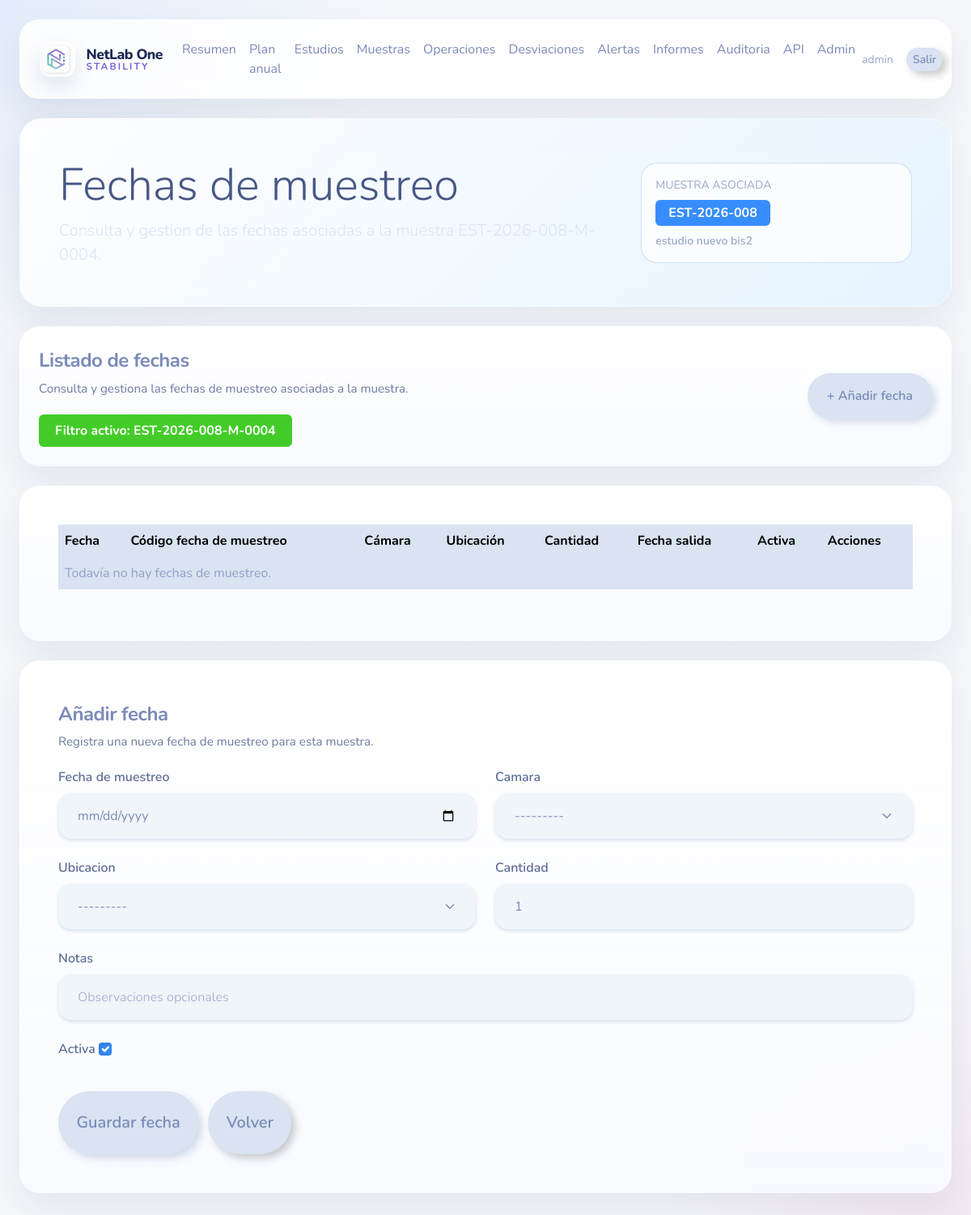
The app's page /app/samples/15/schedules/ (signed in) with its own data.
### users/models.py (models this page shows, shortened)
class User(AbstractUser):
    class UserType(models.TextChoices):
        INTERNAL = 'internal', 'Internal'
        CLIENT = 'client', 'Client'
    class LanguageCode(models.TextChoices):
        ESP = 'ESP', 'Espanol'
        ENG = 'ENG', 'Ingles'
        FRA = 'FRA', 'Frances'
        POR = 'POR', 'Portugues'
        ITA = 'ITA', 'Italiano'
    company_code = models.CharField(max_length=50, blank=True)
    contact_code = models.CharField(max_length=50, blank=True)
    address_code = models.CharField(max_length=50, blank=True)
    language_code = models.CharField(max_length=3, choices=LanguageCode.choices, default=LanguageCode.ESP)
    user_type = models.CharField(max_length=20, choices=UserType.choices, default=UserType.CLIENT)
    is_quality_admin = models.BooleanField(default=False)

### stability/models.py (models this page shows, shortened)
class TimeStampedModel(models.Model):
    created_at = models.DateTimeField(auto_now_add=True)
    updated_at = models.DateTimeField(auto_now=True)
    class Meta:
        abstract = True

class Sample(TimeStampedModel):
    class Status(models.TextChoices):
        RECEIVED = "received", "Recibida"
        LABELLED = "labelled", "Etiquetada"
        IN_CHAMBER = "in_chamber", "En camara"
        EXTRACTED = "extracted", "Extraida"
        ANALYSED = "analysed", "Analizada"
        DESTROYED = "destroyed", "Destruida"
        BLOCKED = "blocked", "Bloqueada"
    study = models.ForeignKey(Study, related_name="samples", on_delete=models.CASCADE)
    reception = models.ForeignKey(SampleReception, related_name="samples", on_delete=models.SET_NULL, null=True, blank=True)
    sampling_point = models.ForeignKey(SamplingPoint, related_name="samples", on_delete=models.SET_NULL, null=True, blank=True)
    chamber = models.ForeignKey(Chamber, related_name="samples", on_delete=models.SET_NULL, null=True, blank=True)
    shelf = models.CharField(max_length=50, blank=True)
    tray = models.CharField(max_length=50, blank=True)
    container = models.CharField(max_length=50, blank=True)
    physical_position = models.CharField(max_length=50, blank=True)
    label_template = models.ForeignKey(
        LabelTemplate,
        related_name="samples",
        on_delete=models.SET_NULL,
        null=True,
        blank=True,
    )
    sample_code = models.CharField(max_length=100, unique=True)
    qr_code = models.CharField(max_length=255, blank=True)
    label_printed_at = models.DateTimeField(null=True, blank=True)
    quantity = models.PositiveIntegerField(default=1)
    current_stock = models.PositiveIntegerField(default=1)
    status = models.CharField(max_length=20, choices=Status.choices, default=Status.RECEIVED)
    received_at = models.DateTimeField(null=True, blank=True)
    placed_in_chamber_at = models.DateTimeField(null=True, blank=True)
    extracted_at = models.DateTimeField(null=True, blank=True)
    class Meta:
        verbose_name = "Muestra"
        verbose_name_plural = "Muestras"

class Study(TimeStampedModel):
    class Status(models.TextChoices):
        DRAFT = "draft", "Borrador"
        ACTIVE = "active", "Activo"
        CLOSED = "closed", "Cerrado"
    code = models.CharField(max_length=50, unique=True)
    title = models.CharField(max_length=255)
    client = models.ForeignKey("Client", related_name="studies", on_delete=models.SET_NULL, null=True, blank=True)
    product = models.ForeignKey(Product, related_name="studies", on_delete=models.PROTECT, null=True, blank=True)
    batch = models.ForeignKey(ProductBatch, related_name="studies", on_delete=models.PROTECT, null=True, blank=True)
    packaging = models.ForeignKey(
        PackagingConfiguration,
        related_name="studies",
        on_delete=models.SET_NULL,
        null=True,
        blank=True,
    )
    product_name = models.CharField(max_length=255)
    batch_number = models.CharField(max_length=100)
    packaging_description = models.CharField(max_length=255, blank=True)
    company_code = models.CharField(max_length=50)
    status = models.CharField(max_length=20, choices=Status.choices, default=Status.DRAFT)
    start_date = models.DateField()
    end_date = models.DateField(null=True, blank=True)
    class Meta:
        ordering = ["-created_at"]
        verbose_name = "Estudio de Estabilidad"
        verbose_name_plural = "Estudios de Estabilidad"

### stability/web_views.py (the view)
# urls.py: path('app/samples/<int:pk>/schedules/', sample_schedules_view, name='web-sample-schedules'),
@login_required
def sample_schedules_view(request, pk):
    sample = get_object_or_404(Sample.objects.select_related("study"), pk=pk)
    schedules = sample.schedules.select_related("chamber", "chamber_location").order_by("planned_date", "id")
    context = {
        "sample": sample,
        "schedules": schedules,
        "schedule_form": SampleScheduleForm(),
        "filter_active": True,
    }
    return render(request, "web/sample_schedules.html", context)

### templates/web/sample_schedules.html (shortened to what this page needs)
{% extends "base.html" %}
{% block content %}
<div class="hero glass p-4 p-lg-5 mb-4">
    <div class="row align-items-center g-4">
        <div class="col-lg-8">
            <h1 class="display-4 mb-2">Fechas de muestreo</h1>
            <p class="lead text-secondary mb-0">Consulta y gestion de las fechas asociadas a la muestra {{ sample.sample_code }}.</p>
        </div>
        <div class="col-lg-4">
            <div class="mini-kpi hero">
                <div class="small text-uppercase text-muted">Muestra asociada</div>
                <div class="mt-2">
                    <span class="badge bg-primary fs-6 px-3 py-2">
                        {{ sample.study.code }}
                    </span>
                </div>
                <div class="small text-muted mt-2 fw-semibold">
                    {{ sample.study.title }}
                </div>
            </div>
        </div>
    </div>
</div>
<div class="card glass soft-card border-0 mb-4">
    <div class="card-body p-4">
        <div class="d-flex justify-content-between align-items-center">
            <div>
                <div class="app-section-title">
                    Listado de fechas
                </div>
                <div class="app-section-copy">
                    Consulta y gestiona las fechas de muestreo asociadas a la muestra.
                </div>
                <div class="mt-3">
                    <span class="badge bg-success fs-6">
                        Filtro activo: {{ sample.sample_code }}
                    </span>
                </div>
            </div>
            <button
                class="btn btn-primary rounded-pill px-4"
                type="button"
                data-bs-toggle="collapse"
                data-bs-target="#addScheduleCollapse">
                + Añadir fecha
            </button>
        </div>
    </div>
</div>
<div class="card glass soft-card border-0 mb-4">
    <div class="card-body p-4 p-lg-5">
        <div class="table-responsive">
            <table class="table table-hover align-middle">
                <tr>
                    <th>Fecha</th>
                    <th>Código fecha de muestreo</th>
                    <th>Cámara</th>
                    <th>Ubicación</th>
                    <th>Cantidad</th>
                    <th>Fecha salida</th>
                    <th>Activa</th>
                    <th>Acciones</th>
                </tr>
                {% for item in schedules %}
                <tr class="{% if not item.is_active %}table-success{% endif %}">
                    <td class="fw-semibold">{{ item.planned_date }}</td>
                    <td>{{ item.label|default:"-" }}</td>
                    <td>{{ item.chamber.code|default:"-" }}</td>
                    <td>{{ item.chamber_location.code|default:"-" }}</td>
                    <td>{{ item.quantity }}</td>
                    <td>{{ item.removed_at|date:"d/m/Y H:i"|default:"-" }}</td>
                    <td>
                        <span class="badge {% if item.is_active %}text-bg-warning{% else %}text-bg-success{% endif %}">
                            {% if item.is_active %}En camara{% else %}Retirada{% endif %}
                        </span>
                    </td>
                    <td class="text-nowrap">
                        <a class="btn btn-sm rounded-pill me-1"
                           href="/app/labels/{{ sample.id }}/?schedule={{ item.id }}"
                           style="background-color:#f59e0b; border-color:#f59e0b; color:#fff;">
                            Generar etiqueta
                        </a>
                        {% if item.is_active %}
                        <button
                            type="button"
                            class="btn btn-sm btn-outline-success rounded-pill me-1"
                            onclick="openScheduleWithdrawModal(
                                '{{ item.id }}',
                                '{{ item.label|escapejs }}',
                                '{{ request.user.username|escapejs }}',
                                '{{ item.notes|escapejs }}'
                            )">
                            Retirar muestra
                        </button>
                        {% endif %}
                        <button
                            type="button"
                            class="btn btn-sm btn-outline-primary rounded-pill me-1"
                            onclick="openScheduleEditModal(
                                '{{ item.id }}',
                                '{{ item.planned_date|date:"Y-m-d" }}',
                                '{{ item.label|escapejs }}',
                                '{% if item.chamber_id %}{{ item.chamber_id }}{% endif %}',
                                '{% if item.chamber_location_id %}{{ item.chamber_location_id }}{% endif %}',
                                '{{ item.quantity }}',
                                '{{ item.notes|escapejs }}',
                                '{{ item.is_active|yesno:"true,false" }}'
                            )">
                            Editar
                        </button>
                        <form method="post"
                              action="/app/samples/schedules/{{ item.id }}/delete/"
                              class="d-inline">
                            {% csrf_token %}
                            <button
                                class="btn btn-sm btn-outline-danger rounded-pill"
                                type="submit">
                                Eliminar
                            </button>
                        </form>
                    </td>
                </tr>
                {% empty %}
                <tr>
                    <td colspan="8" class="text-muted">
                        Todavía no hay fechas de muestreo.
                    </td>
                </tr>
                {% endfor %}
            </table>
        </div>
    </div>
</div>
<div class="collapse show" id="addScheduleCollapse">
    <div class="card glass soft-card border-0">
        <div class="card-body p-4 p-lg-5">
            <div class="app-section-title">
                Añadir fecha
            </div>
            <div class="app-section-copy">
                Registra una nueva fecha de muestreo para esta muestra.
            </div>
            <form method="post"
                  action="/app/samples/{{ sample.id }}/schedules/create/"
                  class="row g-4">
                {% for field in schedule_form %}
                <div class="{% if field.name == 'planned_date' or field.name == 'chamber' or field.name == 'chamber_location' or field.name == 'quantity' %}col-md-6{% else %}col-12{% endif %}">
                    <label class="form-label">
                        {{ field.label }}
                    </label>
                    {{ field }}
                </div>
                {% endfor %}
                <div class="col-12 pt-2">
                    <button
                        class="btn btn-primary btn-lg soft-pill"
                        type="submit">
                        Guardar fecha
                    </button>
                    <a
                        class="btn btn-outline-secondary btn-lg soft-pill ms-2"
                        href="/app/samples/">
                        Volver
                    </a>
                </div>
            </form>
        </div>
    </div>
</div>
{% endblock %}

### templates/base.html (shortened to what this page needs)
{% load static %}
<!DOCTYPE html>
<html lang="es">
<head>
    <link rel="stylesheet" href="https://cdn.jsdelivr.net/npm/bootswatch@5.3.3/dist/morph/bootstrap.min.css">
</head>
<body>
    <div class="shell">
        {% if user.is_authenticated %}
        <nav class="navbar navbar-expand-lg glass topbar px-4 py-3 no-print">
            <div class="container-fluid px-0">
                <a class="navbar-brand brand-lockup fw-bold me-3" href="/">
                    <img class="brand-mark" src="{% static 'branding/netlabone-app-icon.png' %}" alt="NetLab One Stability">
                    <span class="brand-copy">
                        <span class="brand-name">NetLab One</span>
                        <span class="brand-subtitle">Stability</span>
                    </span>
                </a>
                <div class="collapse navbar-collapse" id="mainNav">
                    <ul class="navbar-nav me-auto mb-2 mb-lg-0">
                        <li class="nav-item"><a class="nav-link" href="/">Resumen</a></li>
                        <li class="nav-item"><a class="nav-link" href="/app/annual-plan/">Plan anual</a></li>
                        <li class="nav-item"><a class="nav-link" href="/app/studies/">Estudios</a></li>
                        <li class="nav-item"><a class="nav-link" href="/app/samples/">Muestras</a></li>
                        <li class="nav-item"><a class="nav-link" href="/app/operations/">Operaciones</a></li>
                        <li class="nav-item"><a class="nav-link" href="/app/deviations/">Desviaciones</a></li>
                        <li class="nav-item"><a class="nav-link" href="/app/alerts/">Alertas</a></li>
                        <li class="nav-item"><a class="nav-link" href="/app/reports/">Informes</a></li>
                        <li class="nav-item"><a class="nav-link" href="/app/audit/">Auditoria</a></li>
                        {% if request.user.is_superuser %}
                        <li class="nav-item"><a class="nav-link" href="/swagger/">API</a></li>
                        {% endif %}
                        {% if user.is_staff %}<li class="nav-item"><a class="nav-link" href="/admin/">Admin</a></li>{% endif %}
                    </ul>
                    <div class="d-flex align-items-center gap-3">
                        <span class="text-muted small">{{ user.username }}</span>
                        <form method="post" action="/logout/" class="m-0">
                            <button type="submit" class="btn btn-outline-secondary btn-sm rounded-pill">Salir</button>
                        </form>
                    </div>
                </div>
            </div>
        </nav>
        {% endif %}
        <main class="py-4">
            {% block content %}{% endblock %}
        </main>
    </div>
</body>
</html>

### records on screen
User: username "admin"
Sample: sample_code "EST-2026-008-M-0004", study.code "EST-2026-008", study "estudio nuevo bis2"

### other values on screen
{{ field.label }} "Fecha de muestreo" "Camara" "Ubicacion" "Cantidad" "Notas" "Activa"
